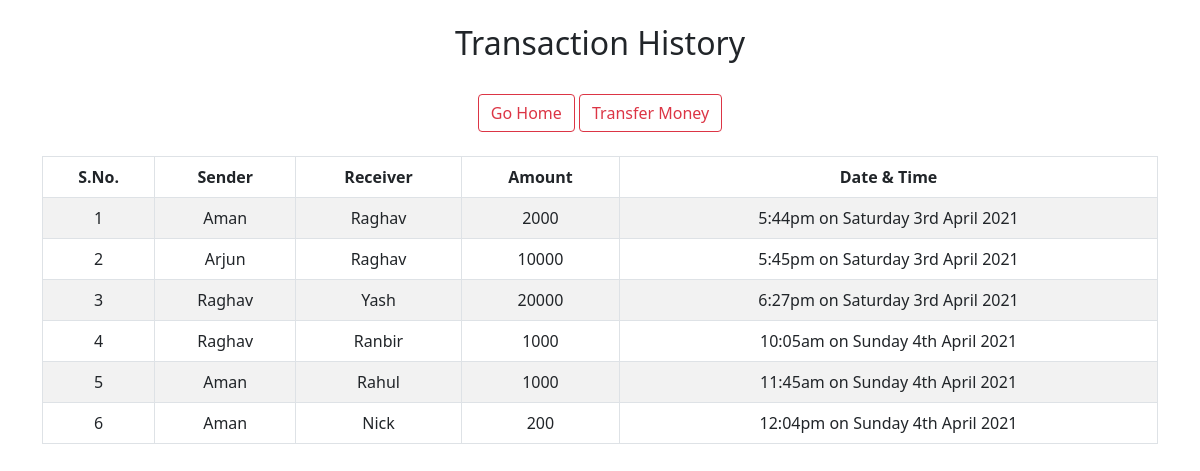
The page /transactionhistory.php on the database its author committed.
### tables this page shows
CREATE TABLE `transfers` (
  `sno` int(3) NOT NULL,
  `sender` text NOT NULL,
  `receiver` text NOT NULL,
  `balance` int(8) NOT NULL,
  `datetime` datetime NOT NULL DEFAULT current_timestamp()
);

### transactionhistory.php (the view, shortened to what this page needs)
<!DOCTYPE html>
<html lang="en">
<head>
    <link href="https://cdn.jsdelivr.net/npm/bootstrap@5.0.0-beta3/dist/css/bootstrap.min.css" rel="stylesheet"></head>
<body>
	<div class="container">
        <h2 class="text-center pt-4">Transaction History</h2><br>
        <div class="col-md-12 text-center">
            <a class="btn btn-outline-danger" href="index.php" role="button">Go Home</a>
            <a class="btn btn-outline-danger" href="transfermoney.php" role="button">Transfer Money</a>
        </div>
       <br>
       <div class="table-responsive-sm">
    <table class="table table-hover table-striped table-condensed table-bordered text-center">
        <thead>
            <tr>
                <th class="text-center">S.No.</th>
                <th class="text-center">Sender</th>
                <th class="text-center">Receiver</th>
                <th class="text-center">Amount</th>
                <th class="text-center">Date & Time</th>
            </tr>
        </thead>
        <tbody>
        <?php
            include 'config.php';
            $sql ="select * from transfers";
            $query =mysqli_query($conn, $sql);
            while($rows = mysqli_fetch_assoc($query))
            {
                $date = date_create($rows['datetime']);
        ?>
            <tr>
            <td class="py-2"><?php echo $rows['sno']; ?></td>
            <td class="py-2"><?php echo $rows['sender']; ?></td>
            <td class="py-2"><?php echo $rows['receiver']; ?></td>
            <td class="py-2"><?php echo $rows['balance']; ?> </td>
            <td class="py-2"><?php echo date_format($date, 'g:ia \o\n l jS F Y'); ?> </td>
        <?php
            }
        ?>
        </tbody>
    </table>
    </div>
</div>
</body>
</html>

### rows shown on the page
transfers: sno "1", sender "Aman", receiver "Raghav", balance "2000", datetime "5:44pm on Saturday 3rd April 2021"
transfers: sno "2", sender "Arjun", receiver "Raghav", balance "10000", datetime "5:45pm on Saturday 3rd April 2021"
transfers: sno "3", sender "Raghav", receiver "Yash", balance "20000", datetime "6:27pm on Saturday 3rd April 2021"
transfers: sno "4", sender "Raghav", receiver "Ranbir", balance "1000", datetime "10:05am on Sunday 4th April 2021"
transfers: sno "5", sender "Aman", receiver "Rahul", balance "1000", datetime "11:45am on Sunday 4th April 2021"
transfers: sno "6", sender "Aman", receiver "Nick", balance "200", datetime "12:04pm on Sunday 4th April 2021"
